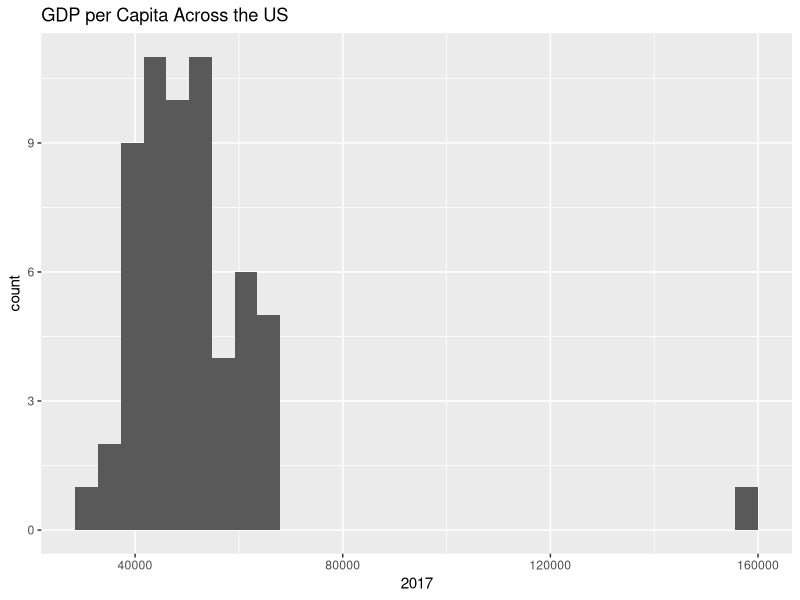

Here is the R script that generated this plot:
## ---- chunk 1
library(tidyverse)
library(ggplot2)
## ---- chunk 2
rawgdp <- read_csv("data/bea-gdp-by-state.csv")
rawschools <- read_csv("data/ELSI_csv_export_finance2.csv")
## ---- chunk 3
gdp <- rawgdp |>
  select(Fips, Area, "2017")

gdp
## ---- chunk 4
ggplot(data = gdp,
       mapping = aes(x = `2017`)) +
geom_histogram() +
  labs(title = "GDP per Capita Across the US")
## ---- chunk 5
schools <- rawschools |>
  select("Area", "Total Revenues (TR) per Pupil (MEMBR) [State Finance] 2016-17")

schools
## ---- chunk 6
gdp
